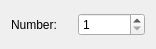
<?xml version="1.0" encoding="UTF-8"?>
<ui version="4.0">
 <class>LineParallelThrough</class>
 <widget class="QWidget" name="LineParallelThrough">
  <property name="geometry">
   <rect>
    <x>0</x>
    <y>0</y>
    <width>156</width>
    <height>49</height>
   </rect>
  </property>
  <layout class="QHBoxLayout">
   <item>
    <widget class="QLabel" name="label_2">
     <property name="text">
      <string>Number:</string>
     </property>
     <property name="buddy">
      <cstring>Number</cstring>
     </property>
    </widget>
   </item>
   <item>
    <widget class="QSpinBox" name="Number">
     <property name="minimum">
      <number>1</number>
     </property>
     <property name="maximum">
      <number>1000000</number>
     </property>
    </widget>
   </item>
  </layout>
 </widget>
 <resources/>
 <connections/>
</ui>
